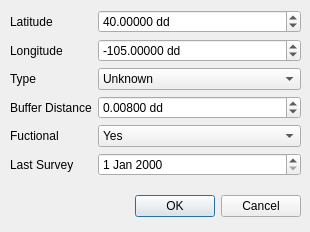
<?xml version="1.0" encoding="UTF-8"?>
<ui version="4.0">
 <class>MapSchoolDialogBase</class>
 <widget class="QDialog" name="MapSchoolDialogBase">
  <property name="geometry">
   <rect>
    <x>0</x>
    <y>0</y>
    <width>310</width>
    <height>232</height>
   </rect>
  </property>
  <property name="windowTitle">
   <string>Map School</string>
  </property>
  <widget class="QDialogButtonBox" name="button_box">
   <property name="geometry">
    <rect>
     <x>50</x>
     <y>190</y>
     <width>251</width>
     <height>32</height>
    </rect>
   </property>
   <property name="orientation">
    <enum>Qt::Horizontal</enum>
   </property>
   <property name="standardButtons">
    <set>QDialogButtonBox::Cancel|QDialogButtonBox::Ok</set>
   </property>
  </widget>
  <widget class="QWidget" name="formLayoutWidget">
   <property name="geometry">
    <rect>
     <x>10</x>
     <y>10</y>
     <width>291</width>
     <height>171</height>
    </rect>
   </property>
   <layout class="QFormLayout" name="lytForm">
    <item row="0" column="0">
     <widget class="QLabel" name="latitudeLabel">
      <property name="text">
       <string>Latitude</string>
      </property>
     </widget>
    </item>
    <item row="0" column="1">
     <widget class="QDoubleSpinBox" name="spbLatitude">
      <property name="prefix">
       <string/>
      </property>
      <property name="suffix">
       <string> dd</string>
      </property>
      <property name="decimals">
       <number>5</number>
      </property>
      <property name="minimum">
       <double>-90.000000000000000</double>
      </property>
      <property name="maximum">
       <double>90.000000000000000</double>
      </property>
      <property name="singleStep">
       <double>0.001000000000000</double>
      </property>
      <property name="value">
       <double>40.000000000000000</double>
      </property>
     </widget>
    </item>
    <item row="1" column="0">
     <widget class="QLabel" name="longitudeLabel">
      <property name="text">
       <string>Longitude</string>
      </property>
     </widget>
    </item>
    <item row="1" column="1">
     <widget class="QgsDoubleSpinBox" name="spbLongitude">
      <property name="suffix">
       <string> dd</string>
      </property>
      <property name="decimals">
       <number>5</number>
      </property>
      <property name="minimum">
       <double>-180.000000000000000</double>
      </property>
      <property name="maximum">
       <double>180.000000000000000</double>
      </property>
      <property name="singleStep">
       <double>0.001000000000000</double>
      </property>
      <property name="value">
       <double>-105.000000000000000</double>
      </property>
     </widget>
    </item>
    <item row="2" column="0">
     <widget class="QLabel" name="typeLabel">
      <property name="text">
       <string>Type</string>
      </property>
     </widget>
    </item>
    <item row="2" column="1">
     <widget class="QComboBox" name="cmbType">
      <item>
       <property name="text">
        <string>Unknown</string>
       </property>
      </item>
      <item>
       <property name="text">
        <string>High School</string>
       </property>
      </item>
      <item>
       <property name="text">
        <string>Higher Secondary School</string>
       </property>
      </item>
      <item>
       <property name="text">
        <string>Collage</string>
       </property>
      </item>
     </widget>
    </item>
    <item row="3" column="0">
     <widget class="QLabel" name="bufferDistanceLabel">
      <property name="text">
       <string>Buffer Distance</string>
      </property>
     </widget>
    </item>
    <item row="3" column="1">
     <widget class="QDoubleSpinBox" name="spbBuffer">
      <property name="suffix">
       <string> dd</string>
      </property>
      <property name="decimals">
       <number>5</number>
      </property>
      <property name="maximum">
       <double>0.100000000000000</double>
      </property>
      <property name="singleStep">
       <double>0.001000000000000</double>
      </property>
      <property name="value">
       <double>0.008000000000000</double>
      </property>
     </widget>
    </item>
    <item row="4" column="0">
     <widget class="QLabel" name="fuctionalLabel">
      <property name="text">
       <string>Fuctional</string>
      </property>
     </widget>
    </item>
    <item row="4" column="1">
     <widget class="QComboBox" name="cmbFunctional">
      <item>
       <property name="text">
        <string>Yes</string>
       </property>
      </item>
      <item>
       <property name="text">
        <string>No</string>
       </property>
      </item>
     </widget>
    </item>
    <item row="5" column="0">
     <widget class="QLabel" name="lastSurveyLabel">
      <property name="text">
       <string>Last Survey</string>
      </property>
     </widget>
    </item>
    <item row="5" column="1">
     <widget class="QDateEdit" name="dteLast"/>
    </item>
   </layout>
  </widget>
 </widget>
 <customwidgets>
  <customwidget>
   <class>QgsDoubleSpinBox</class>
   <extends>QDoubleSpinBox</extends>
   <header>qgsdoublespinbox.h</header>
  </customwidget>
 </customwidgets>
 <resources/>
 <connections>
  <connection>
   <sender>button_box</sender>
   <signal>accepted()</signal>
   <receiver>MapSchoolDialogBase</receiver>
   <slot>accept()</slot>
   <hints>
    <hint type="sourcelabel">
     <x>20</x>
     <y>20</y>
    </hint>
    <hint type="destinationlabel">
     <x>20</x>
     <y>20</y>
    </hint>
   </hints>
  </connection>
  <connection>
   <sender>button_box</sender>
   <signal>rejected()</signal>
   <receiver>MapSchoolDialogBase</receiver>
   <slot>reject()</slot>
   <hints>
    <hint type="sourcelabel">
     <x>20</x>
     <y>20</y>
    </hint>
    <hint type="destinationlabel">
     <x>20</x>
     <y>20</y>
    </hint>
   </hints>
  </connection>
 </connections>
</ui>
